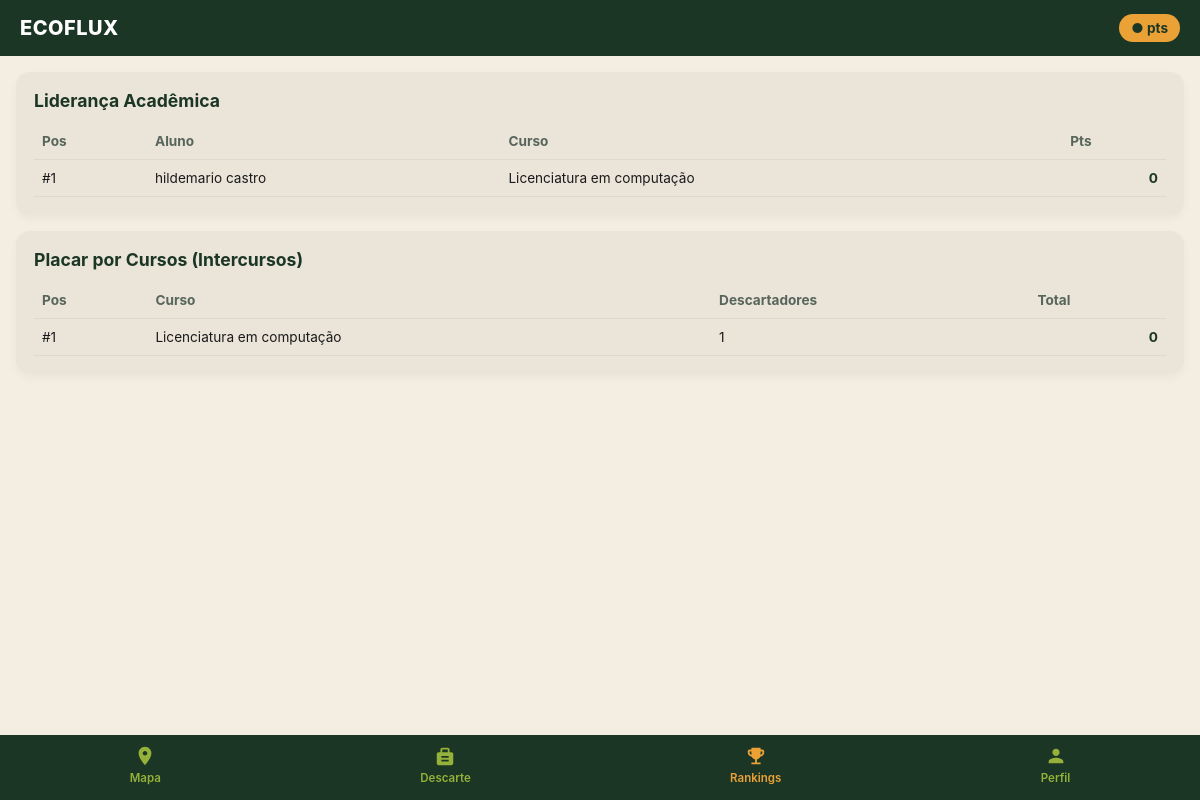
/ranking (signed in), run on an earlier commit of the app's database.
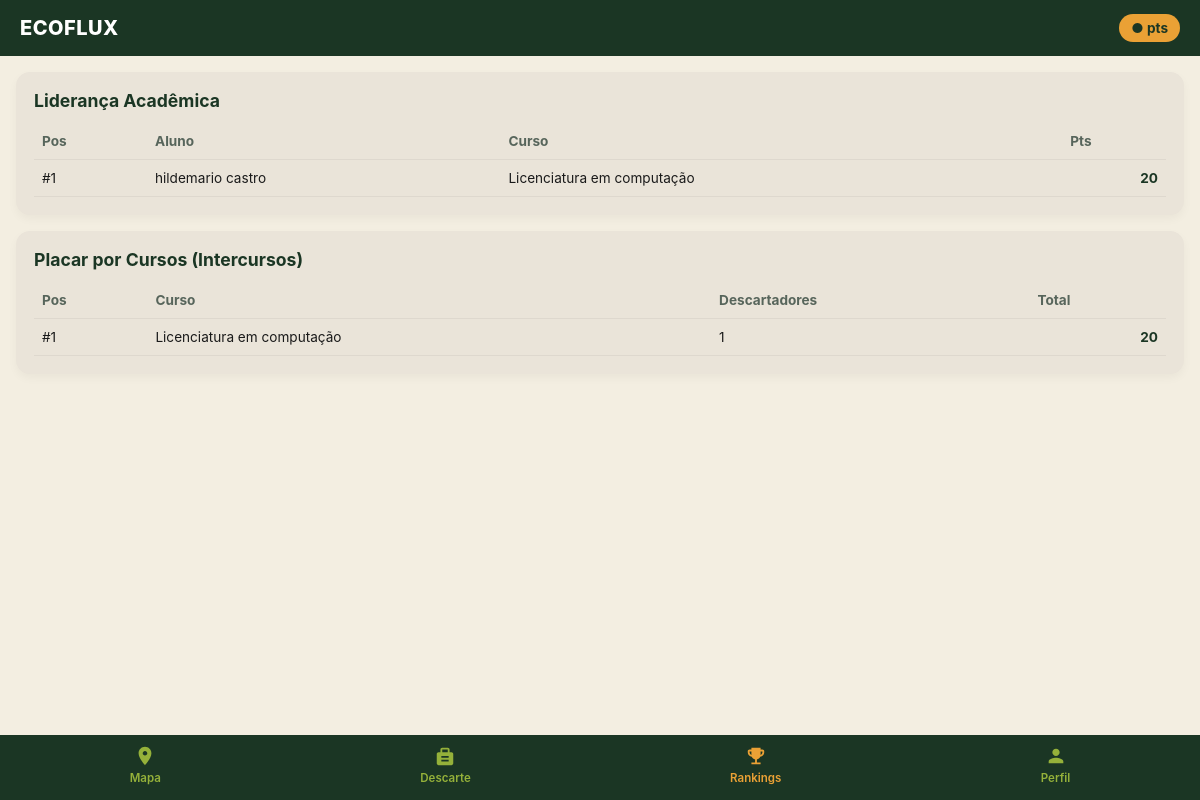
And on a later commit of the database.
### tables this page shows
CREATE TABLE usuarios (
        id INTEGER PRIMARY KEY AUTOINCREMENT,
        nome TEXT NOT NULL,
        email TEXT UNIQUE NOT NULL,
        senha_hash TEXT NOT NULL,
        data_nasc TEXT NOT NULL,
        curso TEXT NOT NULL,
        role TEXT DEFAULT 'ALUNO',
        saldo_pontos INTEGER DEFAULT 0,
        falhas_login INTEGER DEFAULT 0,
        bloqueado_ate TEXT
    );

### app.py (the view)
@app.route("/ranking")
@login_required
def ranking():
    conn = get_db()
    ranking_individual = conn.execute("""
        SELECT nome, curso, saldo_pontos
        FROM usuarios
        ORDER BY saldo_pontos DESC
        LIMIT 10
    """).fetchall()
    ranking_cursos = conn.execute("""
        SELECT curso, SUM(saldo_pontos) as total_pontos, COUNT(id) as total_alunos
        FROM usuarios
        GROUP BY curso
        ORDER BY total_pontos DESC
    """).fetchall()
    conn.close()
    return render_template("ranking.html", individual=ranking_individual, cursos=ranking_cursos)

### app.py (called while the page is built)
def get_db():
    conn = sqlite3.connect(DB_PATH)
    conn.row_factory = sqlite3.Row
    return conn

def login_required(f):
    @wraps(f)
    def decorated_function(*args, **kwargs):
        if "user_id" not in session:
            flash("Por favor, autentique-se para continuar.", "warning")
            return redirect(url_for("login"))
        return f(*args, **kwargs)
    return decorated_function

### templates/ranking.html
{% extends 'base.html' %}
{% block content %}
<div class="card">
  <h2>Liderança Acadêmica</h2>
  <table class="ranking-table">
    <thead>
      <tr>
        <th>Pos</th>
        <th>Aluno</th>
        <th>Curso</th>
        <th>Pts</th>
      </tr>
    </thead>
    <tbody>
      {% for u in individual %}
      <tr>
        <td>#{{ loop.index }}</td>
        <td>{{ u.nome }}</td>
        <td>{{ u.curso }}</td>
        <td>{{ u.saldo_pontos }}</td>
      </tr>
      {% endfor %}
    </tbody>
  </table>
</div>
<div class="card">
  <h2>Placar por Cursos (Intercursos)</h2>
  <table class="ranking-table">
    <thead>
      <tr>
        <th>Pos</th>
        <th>Curso</th>
        <th>Descartadores</th>
        <th>Total</th>
      </tr>
    </thead>
    <tbody>
      {% for c in cursos %}
      <tr>
        <td>#{{ loop.index }}</td>
        <td>{{ c.curso }}</td>
        <td>{{ c.total_alunos }}</td>
        <td>{{ c.total_pontos }}</td>
      </tr>
      {% endfor %}
    </tbody>
  </table>
</div>
{% endblock %}

What changed in the data, as far as the page shows it:
changed usuarios "hildemario castro": saldo_pontos "0" → "20"; total_pontos "0" → "20"
